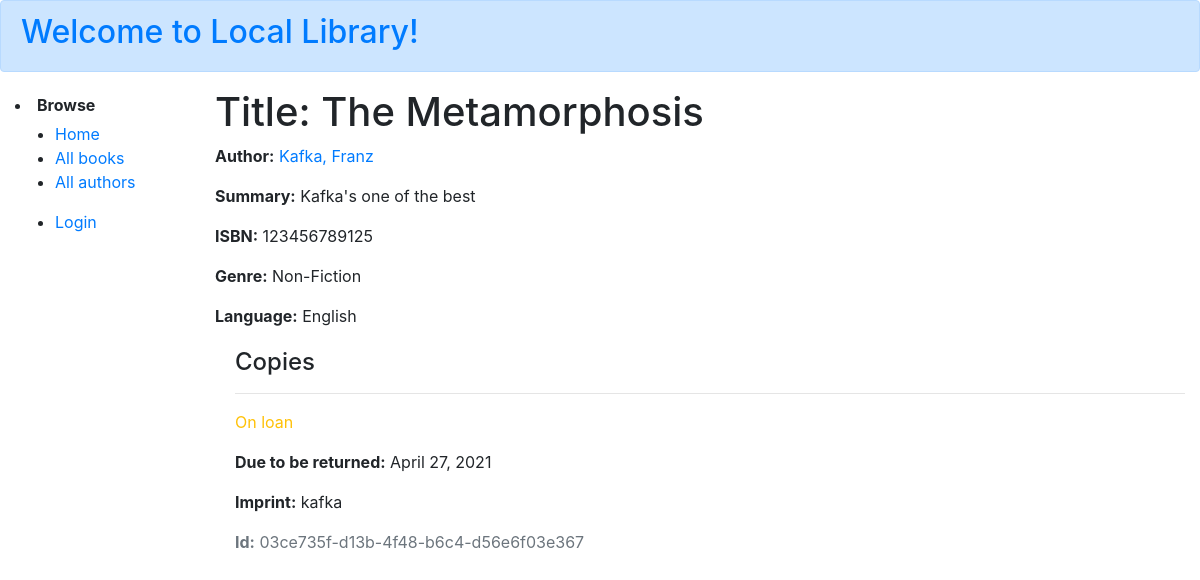
The app's page /catalog/book/6, older data.
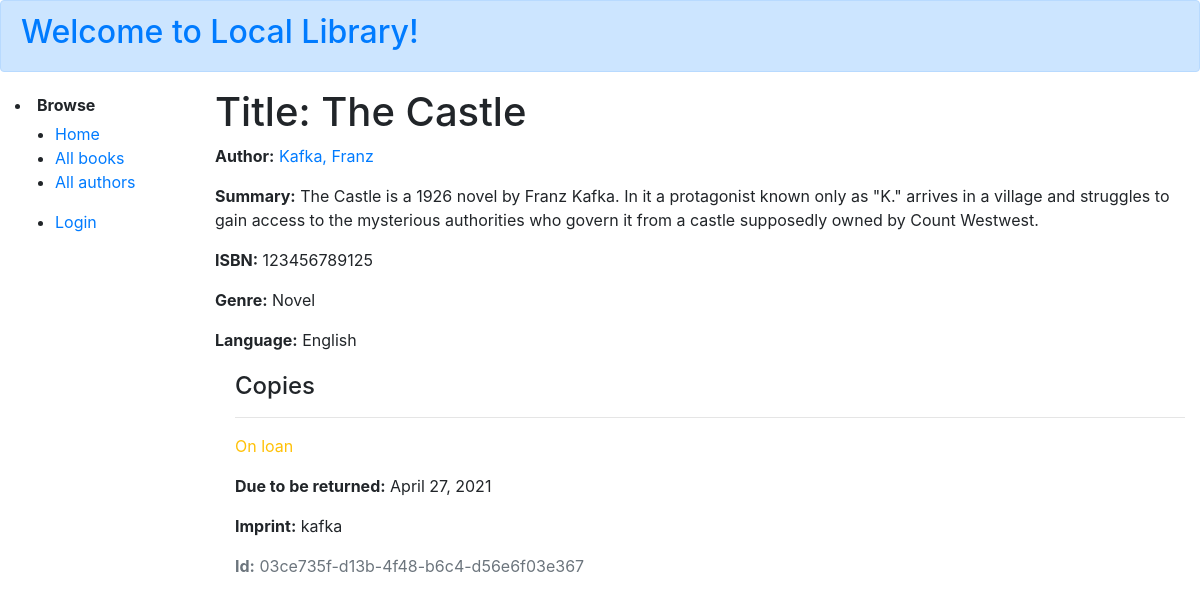
The same page, newer data.
### catalog/models.py (models this page shows, shortened)
class Book(models.Model):
    title = models.CharField(max_length=200)
    author = models.ForeignKey('Author', on_delete=models.SET_NULL, null=True)
    summary = models.TextField(
        max_length=1000, help_text="Enter a brief description of the book")
    isbn = models.CharField('ISBN', max_length=13,
                            unique=True,
                            help_text='13 Character <a href="https://www.isbn-international.org/content/what-isbn'
                                      '">ISBN number</a>')
    genre = models.ManyToManyField(
        Genre, help_text="Select a genre for this book")
    language = models.CharField(max_length=200)
    class Meta:
        ordering = ['title', 'author']
    def display_genre(self):
        """Creates a string for the Genre. This is required to display genre in Admin."""
        return ', '.join([genre.name for genre in self.genre.all()[:3]])
    display_genre.short_description = 'Genre'

class Genre(models.Model):
    name = models.CharField(
        max_length=200,
        help_text="Enter a book genre (e.g. Science Fiction, French Poetry etc.)"
        )
    def __str__(self):
        return self.name

class Author(models.Model):
    first_name = models.CharField(max_length=100)
    last_name = models.CharField(max_length=100)
    date_of_birth = models.DateField(null=True, blank=True)
    date_of_death = models.DateField('died', null=True, blank=True)
    biography = models.TextField(
    max_length=1000, help_text="Enter a brief description about the author")
    class Meta:
        ordering = ['last_name', 'first_name']
    def get_absolute_url(self):
        return reverse('author-detail', args=[str(self.id)])
    def __str__(self):
        return '{0}, {1}'.format(self.last_name, self.first_name)

### catalog/views.py (the view)
# urls.py: path('book/<int:pk>', views.BookDetailView.as_view(), name='book-detail'),
class BookDetailView(generic.DetailView):
    model = Book

### catalog/templates/catalog/book_detail.html
{% extends "base_generic.html" %}
{% block content %}
<h1>Title: {{ book.title }}</h1>
<p><strong>Author:</strong> <a href="{{ book.author.get_absolute_url }}">{{ book.author }}</a></p>
<p><strong>Summary:</strong> {{ book.summary }}</p>
<p><strong>ISBN:</strong> {{ book.isbn }}</p>
<p><strong>Genre:</strong> {{ book.genre.all|join:", " }}</p>
<p><strong>Language:</strong> {{ book.language }}</p>
<div style="margin-left:20px;margin-top:20px">
  {% if book.bookinstance_set.all %}
  <h4>Copies</h4>
  {% for copy in book.bookinstance_set.all %}
  <hr>
  <p
    class="{% if copy.status == 'a' %}text-success{% elif copy.status == 'd' %}text-danger{% else %}text-warning{% endif %}">
    {{ copy.get_status_display }}</p>
  {% if copy.status != 'a' %}<p><strong>Due to be returned:</strong> {{copy.due_back}}</p>{% endif %}
  <p><strong>Imprint:</strong> {{copy.imprint}}</p>
  <p class="text-muted"><strong>Id:</strong> {{copy.id}}</p>
  {% endfor %}
  {% else %}
  <h5>No other copy of this book is available in the library.</h5>
  {% endif %}
</div>
{% endblock %}

Row changes from the older to the newer data that the page shows:
changed Book "English": title "The Metamorphosis" → "The Castle"; summary "Kafka's one of the best" → "The Castle is a 1926 novel by Franz Kafka. In it a protagonist known only as \"K.\" arrives in a village and struggles to gain access to the mysterious authorities who govern it from a castle supposedly owned by Count Westwest."; genre.all "Non-Fiction" → "Novel"
